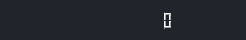
        <widget class="QFrame" name="bgtop">
         <property name="minimumSize">
          <size>
           <width>0</width>
           <height>40</height>
          </size>
         </property>
         <property name="maximumSize">
          <size>
           <width>16777215</width>
           <height>40</height>
          </size>
         </property>
         <property name="styleSheet">
          <string notr="true">background-color: rgb(33, 37, 43)</string>
         </property>
         <property name="frameShape">
          <enum>QFrame::NoFrame</enum>
         </property>
         <property name="frameShadow">
          <enum>QFrame::Raised</enum>
         </property>
         <layout class="QHBoxLayout" name="horizontalLayout_3">
          <property name="spacing">
           <number>0</number>
          </property>
          <property name="leftMargin">
           <number>0</number>
          </property>
          <property name="topMargin">
           <number>0</number>
          </property>
          <property name="rightMargin">
           <number>0</number>
          </property>
          <property name="bottomMargin">
           <number>0</number>
          </property>
          <item>
           <widget class="QFrame" name="frame_2">
            <property name="frameShape">
             <enum>QFrame::NoFrame</enum>
            </property>
            <property name="frameShadow">
             <enum>QFrame::Raised</enum>
            </property>
            <layout class="QHBoxLayout" name="horizontalLayout_24">
             <property name="spacing">
              <number>0</number>
             </property>
             <property name="leftMargin">
              <number>4</number>
             </property>
             <property name="topMargin">
              <number>0</number>
             </property>
             <property name="rightMargin">
              <number>0</number>
             </property>
             <property name="bottomMargin">
              <number>0</number>
             </property>
             <item>
              <widget class="QPushButton" name="pushButton_file">
               <property name="minimumSize">
                <size>
                 <width>30</width>
                 <height>30</height>
                </size>
               </property>
               <property name="styleSheet">
                <string notr="true">QPushButton { background-color: rgba(255, 255, 255, 0); border: none;  border-radius: 5px; }
QPushButton:hover { background-color: rgb(44, 49, 57); border-style: solid; border-radius: 8px; }
QPushButton:pressed { background-color: rgb(23, 26, 30); border-style: solid; border-radius: 8px; }</string>
               </property>
               <property name="text">
                <string/>
               </property>
               <property name="icon">
                <iconset>
                 <normaloff>images/icons/cil-file.png</normaloff>images/icons/cil-file.png</iconset>
               </property>
              </widget>
             </item>
             <item>
              <widget class="QPushButton" name="pushButton_settings">
               <property name="minimumSize">
                <size>
                 <width>30</width>
                 <height>30</height>
                </size>
               </property>
               <property name="styleSheet">
                <string notr="true">QPushButton { background-color: rgba(255, 255, 255, 0); border: none;  border-radius: 5px; }
QPushButton:hover { background-color: rgb(44, 49, 57); border-style: solid; border-radius: 8px; }
QPushButton:pressed { background-color: rgb(23, 26, 30); border-style: solid; border-radius: 8px; }</string>
               </property>
               <property name="text">
                <string/>
               </property>
               <property name="icon">
                <iconset>
                 <normaloff>images/icons/cil-settings.png</normaloff>images/icons/cil-settings.png</iconset>
               </property>
              </widget>
             </item>
             <item>
              <widget class="QPushButton" name="pushButton_history">
               <property name="minimumSize">
                <size>
                 <width>30</width>
                 <height>30</height>
                </size>
               </property>
               <property name="styleSheet">
                <string notr="true">QPushButton { background-color: rgba(255, 255, 255, 0); border: none;  border-radius: 5px; }
QPushButton:hover { background-color: rgb(44, 49, 57); border-style: solid; border-radius: 8px; }
QPushButton:pressed { background-color: rgb(23, 26, 30); border-style: solid; border-radius: 8px; }</string>
               </property>
               <property name="text">
                <string/>
               </property>
               <property name="icon">
                <iconset>
                 <normaloff>images/icons/cil-history.png</normaloff>images/icons/cil-history.png</iconset>
               </property>
              </widget>
             </item>
             <item>
              <widget class="QPushButton" name="open_wiki_button">
               <property name="minimumSize">
                <size>
                 <width>30</width>
                 <height>30</height>
                </size>
               </property>
               <property name="styleSheet">
                <string notr="true">QPushButton { background-color: rgba(255, 255, 255, 0); border: none;  border-radius: 5px; }
QPushButton:hover { background-color: rgb(44, 49, 57); border-style: solid; border-radius: 8px; }
QPushButton:pressed { background-color: rgb(23, 26, 30); border-style: solid; border-radius: 8px; }</string>
               </property>
               <property name="text">
                <string/>
               </property>
               <property name="icon">
                <iconset>
                 <normaloff>images/icons/cil-map.png</normaloff>images/icons/cil-map.png</iconset>
               </property>
              </widget>
             </item>
            </layout>
           </widget>
          </item>
          <item>
           <widget class="QFrame" name="frame_3">
            <property name="sizePolicy">
             <sizepolicy hsizetype="Expanding" vsizetype="Preferred">
              <horstretch>0</horstretch>
              <verstretch>0</verstretch>
             </sizepolicy>
            </property>
            <property name="frameShape">
             <enum>QFrame::NoFrame</enum>
            </property>
            <property name="frameShadow">
             <enum>QFrame::Plain</enum>
            </property>
            <property name="lineWidth">
             <number>0</number>
            </property>
            <layout class="QGridLayout" name="gridLayout">
             <property name="leftMargin">
              <number>0</number>
             </property>
             <property name="topMargin">
              <number>9</number>
             </property>
             <property name="rightMargin">
              <number>0</number>
             </property>
             <property name="spacing">
              <number>0</number>
             </property>
             <item row="0" column="0" alignment="Qt::AlignLeft|Qt::AlignVCenter">
              <widget class="QLCDNumber" name="lcdNumber">
               <property name="frameShape">
                <enum>QFrame::NoFrame</enum>
               </property>
               <property name="frameShadow">
                <enum>QFrame::Plain</enum>
               </property>
               <property name="lineWidth">
                <number>0</number>
               </property>
               <property name="smallDecimalPoint">
                <bool>true</bool>
               </property>
               <property name="digitCount">
                <number>4</number>
               </property>
               <property name="mode">
                <enum>QLCDNumber::Dec</enum>
               </property>
               <property name="segmentStyle">
                <enum>QLCDNumber::Filled</enum>
               </property>
              </widget>
             </item>
            </layout>
           </widget>
          </item>
          <item>
           <widget class="QFrame" name="frame_4">
            <property name="maximumSize">
             <size>
              <width>100</width>
              <height>16777215</height>
             </size>
            </property>
            <property name="frameShape">
             <enum>QFrame::NoFrame</enum>
            </property>
            <property name="frameShadow">
             <enum>QFrame::Raised</enum>
            </property>
            <layout class="QHBoxLayout" name="horizontalLayout_2">
             <property name="spacing">
              <number>0</number>
             </property>
             <property name="leftMargin">
              <number>0</number>
             </property>
             <property name="topMargin">
              <number>0</number>
             </property>
             <property name="rightMargin">
              <number>4</number>
             </property>
             <property name="bottomMargin">
              <number>0</number>
             </property>
             <item alignment="Qt::AlignRight">
              <widget class="QPushButton" name="pushButton_minimze">
               <property name="minimumSize">
                <size>
                 <width>30</width>
                 <height>30</height>
                </size>
               </property>
               <property name="styleSheet">
                <string notr="true">QPushButton { background-color: rgba(255, 255, 255, 0); border: none;  border-radius: 5px; }
QPushButton:hover { background-color: rgb(44, 49, 57); border-style: solid; border-radius: 8px; }
QPushButton:pressed { background-color: rgb(23, 26, 30); border-style: solid; border-radius: 8px; }</string>
               </property>
               <property name="text">
                <string/>
               </property>
               <property name="icon">
                <iconset>
                 <normaloff>images/icons/icon_minimize.png</normaloff>images/icons/icon_minimize.png</iconset>
               </property>
              </widget>
             </item>
             <item alignment="Qt::AlignRight|Qt::AlignVCenter">
              <widget class="QPushButton" name="pushButton_close">
               <property name="minimumSize">
                <size>
                 <width>30</width>
                 <height>30</height>
                </size>
               </property>
               <property name="styleSheet">
                <string notr="true">QPushButton { background-color: rgba(255, 255, 255, 0); border: none;  border-radius: 5px; }
QPushButton:hover { background-color: rgb(44, 49, 57); border-style: solid; border-radius: 8px; }
QPushButton:pressed { background-color: rgb(23, 26, 30); border-style: solid; border-radius: 8px; }</string>
               </property>
               <property name="text">
                <string/>
               </property>
               <property name="icon">
                <iconset>
                 <normaloff>images/icons/icon_close.png</normaloff>images/icons/icon_close.png</iconset>
               </property>
              </widget>
             </item>
            </layout>
           </widget>
          </item>
         </layout>
        </widget>
